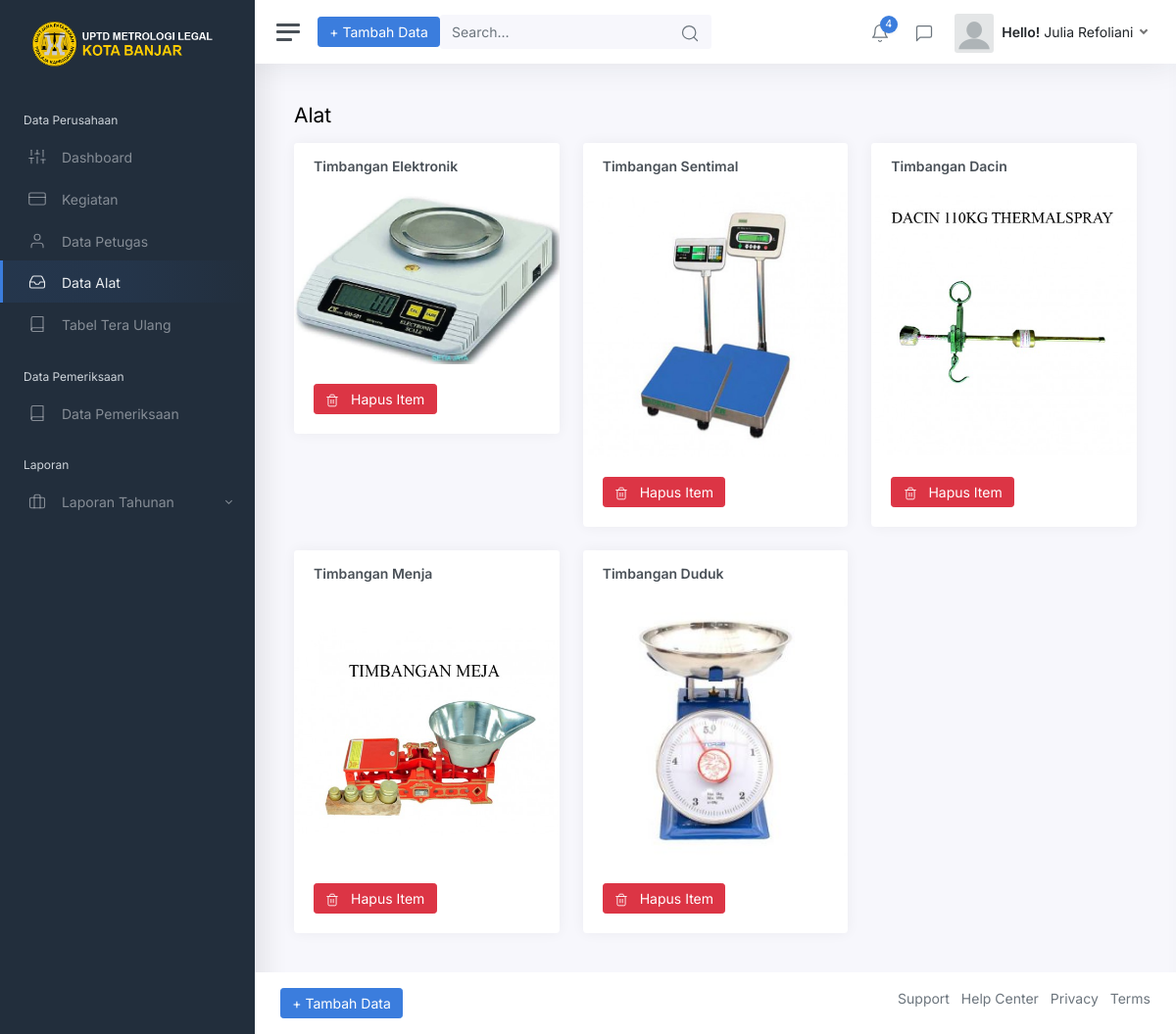
/view/alat.php, run on the app's committed database.
### tables this page shows
CREATE TABLE `alat` (
  `id_alat` int(20) NOT NULL,
  `nama_alat` varchar(20) NOT NULL,
  `gambar` varchar(255) NOT NULL
);

### view/alat.php (the view, shortened to what this page needs)
<!DOCTYPE html>
<html lang="en">
<?php $thisPage = "Alat"; ?>
<head>
	<link href="../css/style.css" rel="stylesheet">
	<link href="../css/app.css" rel="stylesheet">
</head>
<body>
	<div class="wrapper">
		<nav id="sidebar" class="sidebar">
		<?php
		include '../asset/sidebar_menu.php';
		?>
		</nav>
		<div class="main">
			<nav class="navbar navbar-expand navbar-light navbar-bg">
				<a class="sidebar-toggle d-flex">
          <i class="hamburger align-self-center"></i>
        </a>
					<p class="mb-0">
					<a href="#popup"><button type="submit" class="btn btn-primary">+ Tambah Data</button></a>
					</p>
				<form class="d-none d-sm-inline-block">
					<div class="input-group input-group-navbar">
						<input type="text" class="form-control" placeholder="Search…" aria-label="Search">
						<button class="btn" type="button">
              <i class="align-middle" data-feather="search"></i>
            </button>
					</div>
				</form>
				<div class="navbar-collapse collapse">
					<ul class="navbar-nav navbar-align">
						<li class="nav-item dropdown">
							<a class="nav-icon dropdown-toggle" href="#" id="alertsDropdown" data-bs-toggle="dropdown">
								<div class="position-relative">
									<i class="align-middle" data-feather="bell"></i>
									<span class="indicator">4</span>
								</div>
							</a>
						</li>
						<li class="nav-item dropdown">
							<a class="nav-icon dropdown-toggle" href="#" id="messagesDropdown" data-bs-toggle="dropdown">
								<div class="position-relative">
									<i class="align-middle" data-feather="message-square"></i>
								</div>
							</a>
						</li>
						<?php
						include '../asset/top-menu.php'
						?>
						</li>
					</ul>
				</div>
			</nav>
			<main class="content">
				<div class="container-fluid p-0">
					<h1 class="h3 mb-3">Alat</h1>
					<div class="row">
				<?php
				include '../asset/koneksi.php';
      $query = "SELECT * FROM alat ORDER BY id_alat DESC";
      $result = mysqli_query($link, $query);
      while($data = mysqli_fetch_assoc($result))
      {
						echo"<div class='col-12 col-md-6 col-lg-4'>
							<div class='card'>";
								echo'<div class="card-header">
								<h5 class="card-title mb-0"><strong>'.$data['nama_alat'].'</strong></h5>
								</div>
							    <img class="card-img-top" src="../gambar/'.$data['gambar'].'" alt="Unsplash">';
								echo"
								<div class='card-body'>";
								echo'<a href="../asset/aksi_tabel_tera/hapus_alat.php?id_alat='.$data['id_alat'].'"
            						onclick="return confirm(\'Anda yakin akan menghapus data?\')<button type="button" class="btn btn-danger">
                                    <i class="align-middle me-1" data-feather="trash-2"></i>&nbsp;</button> Hapus Item</a>
								</div>
							</div>
						</div>';
	  }
?>
				</div>
	</div>
			</main>
			<footer class="footer">
				<div class="container-fluid">
					<div class="row text-muted">
						<div class="col-6 text-start">
							<p class="mb-0">
								<a href="#popup"><button type="submit" class="btn btn-primary">+ Tambah Data</button></a>
							</p>
						</div>
						<div class="col-6 text-end">
							<ul class="list-inline">
								<li class="list-inline-item">
									<a class="text-muted" href="#">Support</a>
								</li>
								<li class="list-inline-item">
									<a class="text-muted" href="#">Help Center</a>
								</li>
								<li class="list-inline-item">
									<a class="text-muted" href="#">Privacy</a>
								</li>
								<li class="list-inline-item">
									<a class="text-muted" href="#">Terms</a>
								</li>
							</ul>
						</div>
					</div>
				</div>
			</footer>
		</div>
	</div>
</body>
</html>

### asset/sidebar_menu.php (shortened to what this page needs)
<div class = "sidebar-content js-simplebar">
<a   class = "sidebar-brand" href   = "../view/dashboard.php">
<img src   = "../img/logo.png"  alt = "Charles Hall" width = "200"/>
        </a>
		<ul class = "sidebar-nav">
		<li class = "sidebar-header">
						Data Perusahaan
					</li>
					<li <?php if($thisPage == "Dashboard") echo "class='sidebar-item active'"; ?>>
					<a  class = "sidebar-link" href         = "../view/dashboard.php">
					<i  class = "align-middle" data-feather = "sliders"></i> <span class = "align-middle">Dashboard</span>
            </a>
					</li>
					<li <?php if($thisPage == "Kegiatan") echo "class='sidebar-item active'"; ?>>
					<a  class = "sidebar-link" href         = "../view/kegiatan.php">
					<i  class = "align-middle" data-feather = "credit-card"></i> <span class = "align-middle">Kegiatan</span>
            </a>
					</li>
					<li <?php if($thisPage == "petugas") echo "class='sidebar-item active'"; ?>>
					<a  class = "sidebar-link" href         = "../view/data_petugas.php">
					<i  class = "align-middle" data-feather = "user"></i><span class = "align-middle"> Data Petugas</span>
            </a>
					</li>
					<li <?php if($thisPage == "Alat") echo "class='sidebar-item active'"; ?>>
					<a  class = "sidebar-link" href         = "../view/alat.php">
					<i  class = "align-middle" data-feather = "inbox"></i> <span class = "align-middle">Data Alat</span>
            </a>
					<li <?php if($thisPage == "Tabel Tera Ulang") echo "class='sidebar-item active'"; ?>>
					<a  class = "sidebar-link" href         = "../view/tabel.php">
					<i  class = "align-middle" data-feather = "book"></i> <span class = "align-middle">Tabel Tera Ulang</span>
            </a>
					</li>
					<li class = "sidebar-header">
						Data Pemeriksaan
					</li>
					<li <?php if($thisPage == "pemeriksaan") echo "class='sidebar-item active'"; ?>>
					<a  class = "sidebar-link" href         = "../view/pemeriksaan_view.php">
					<i  class = "align-middle" data-feather = "book"></i><span class = "align-middle"> Data Pemeriksaan</span>
            </a>
					</li>
			<li class = "sidebar-header">
						Laporan
					</li>
					<li <?php if($thisPage == "laporan") echo "class='sidebar-item active'"; ?>>
					<a  data-bs-target = "#ui" data-bs-toggle        = "collapse" class             = "sidebar-link collapsed">
					<i  class          = "align-middle" data-feather = "briefcase"></i> <span class = "align-middle">Laporan Tahunan</span>
            </a>
					</li>
				</ul>

### asset/top-menu.php (shortened to what this page needs)
<li class="nav-item dropdown">
			<a class="nav-link dropdown-toggle d-none d-sm-inline-block" href="#" data-bs-toggle="dropdown">
<img src="../img/user.png" class="avatar img-fluid rounded me-1" alt="Charles Hall" /> <span class="text-dark"><strong>Hello!</strong> Julia Refoliani</span>
          </a>

### data on the page
alat: nama_alat "Timbangan Elektronik", gambar (picture)
alat: nama_alat "Timbangan Sentimal", gambar (picture)
alat: nama_alat "Timbangan Dacin", gambar (picture)
alat: nama_alat "Timbangan Menja", gambar (picture)
alat: nama_alat "Timbangan Duduk", gambar (picture)
